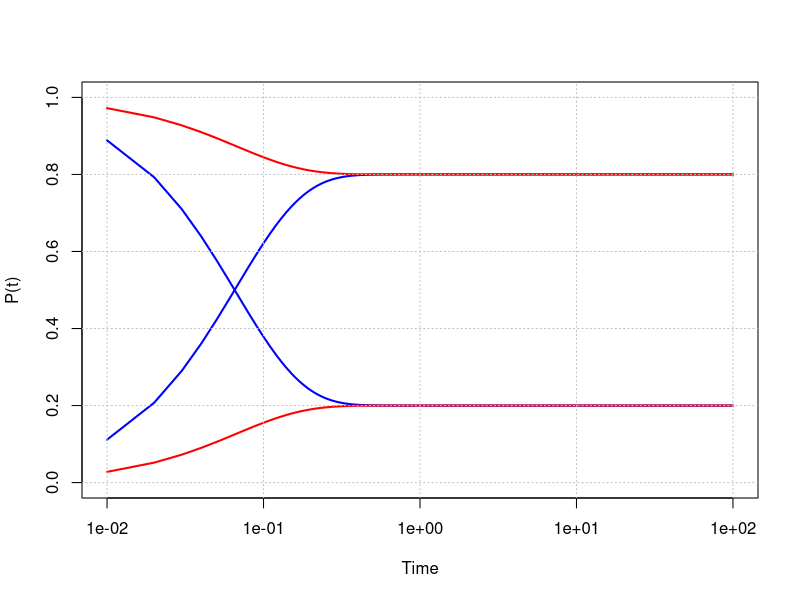

Write the R code that produced this figure.
library(expm)

Q <- matrix(nrow=2,ncol=2, c(-12,12,3,-3),byrow=TRUE)
t <- seq(.01,100,by=.01)
P <- array(rep(0, length(t)*2*2), dim=c(length(t), 2, 2))
for (i in 1:length(t))
{
  P[i, ,] <- expm(Q*t[i])
}

plot(t,P[,1,1],"l",col="blue",xlab="Time", ylab="P(t)",lwd=2,log='x',ylim=range(0,1))
lines(t,P[,1,2],"l",col="blue",xlab="Time", ylab="P(t)",lwd=2)
lines(t,P[,2,1],"l",col="red",xlab="Time", ylab="P(t)",lwd=2)
lines(t,P[,2,2],"l",col="red",xlab="Time", ylab="P(t)",lwd=2)
grid(col = "gray", lty = "dotted",equilogs = TRUE)
